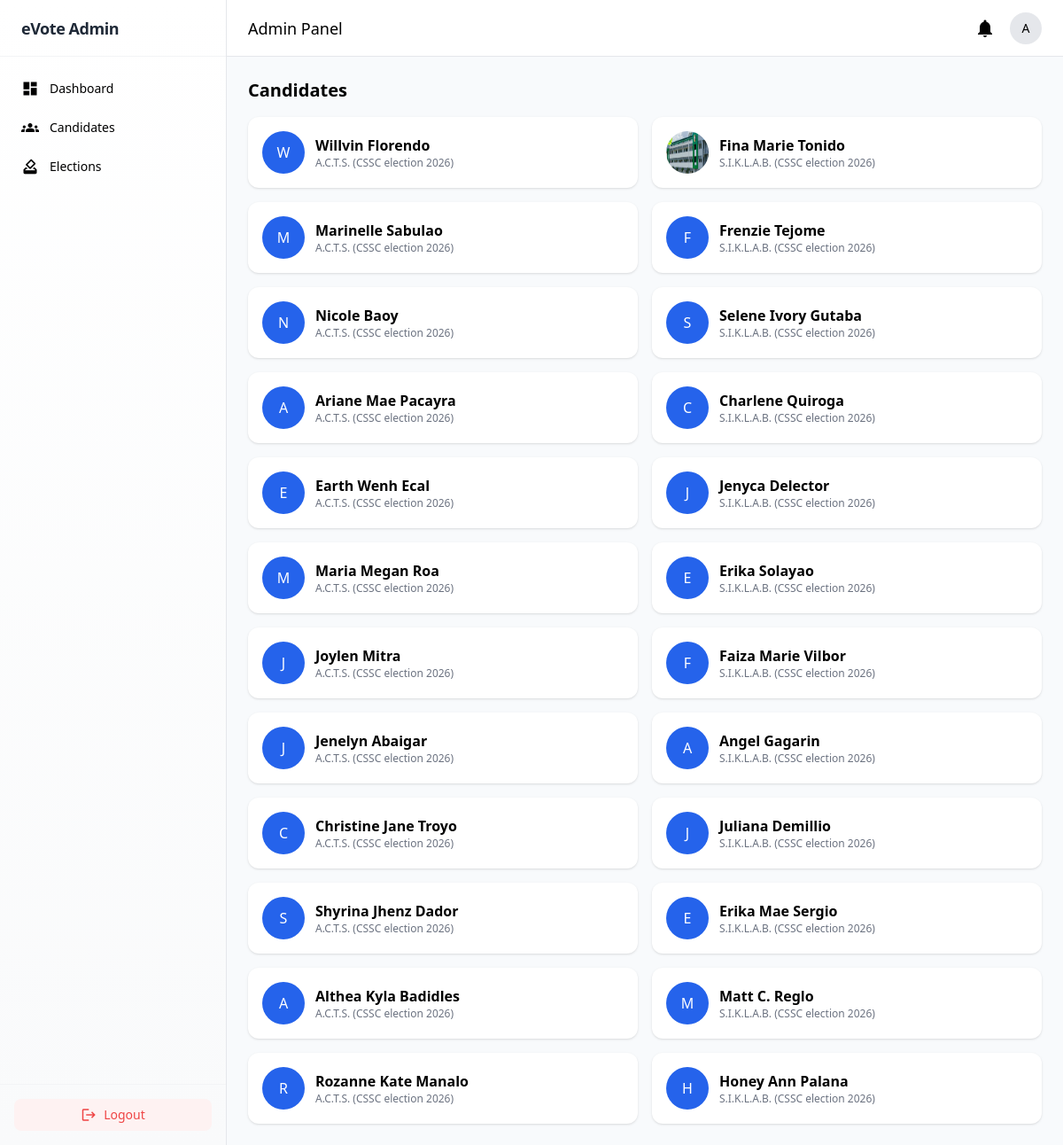
The page /admin_candidate_list/ (signed in) on the database its author committed.
### election/models.py (models this page shows, shortened)
class Candidate(models.Model):
    election = models.ForeignKey(Election, on_delete=models.CASCADE, related_name='candidates')
    position = models.ForeignKey(Position, on_delete=models.CASCADE, related_name='candidates')
    full_name = models.CharField(max_length=255)
    party = models.ForeignKey(PartyList, on_delete=models.SET_NULL, null=True, blank=True, related_name='candidates')
    photo = models.ImageField(upload_to='candidates/', blank=True, null=True)
    campaign_description = models.TextField()
    qualifications = models.TextField(blank=True)
    achievements = models.TextField(blank=True)
    eligibility = models.TextField(blank=True)
    platform = models.TextField(blank=True)
    course = models.CharField(max_length=100, blank=True, null=True)
    year_level = models.CharField(max_length=20, blank=True, null=True)
    section = models.CharField(max_length=20, blank=True, null=True)
    is_active = models.BooleanField(default=True)

class PartyList(models.Model):
    election = models.ForeignKey(Election, on_delete=models.CASCADE, related_name='parties')
    name = models.CharField(max_length=255)
    description = models.TextField(blank=True)
    logo = models.ImageField(upload_to='party_logos/', blank=True, null=True)
    slogan = models.CharField(max_length=255, blank=True)
    is_active = models.BooleanField(default=True)
    def __str__(self):
        return f"{self.name} ({self.election.title})"

class Election(models.Model):
    title = models.CharField(max_length=255)
    description = models.TextField(blank=True)
    start_datetime = models.DateTimeField()
    end_datetime = models.DateTimeField()
    is_active = models.BooleanField(default=False)
    created_at = models.DateTimeField(auto_now_add=True)

### election/views.py (the view)
# urls.py: path('admin_candidate_list/', views.admin_candidate_list, name='admin_candidate_list'),
@login_required(login_url="admin_login")
def admin_candidate_list(request):
    if not request.user.is_superuser:
        return redirect("admin_login")
    return render(
        request,
        "admins/admin_candidates.html",
        {"candidates": Candidate.objects.all()},
    )

### election/context_processors.py (called while the page is built)
def election_status(request):
    return get_election_status()

### election/utils.py (called while the page is built)
def get_election_status():
    election = Election.objects.first()
    if not election:
        return {
            "status": "none",
            "election": None
        }
    now = timezone.now()
    if election.start_datetime and now < election.start_datetime:
        return {
            "status": "upcoming",
            "election": election
        }
    if election.end_datetime and now > election.end_datetime:
        return {
            "status": "closed",
            "election": election
        }
    if election.is_active:
        return {
            "status": "active",
            "election": election
        }
    return {
        "status": "closed",
        "election": election
    }

### templates/admins/admin_candidates.html
{% extends "admins/admin_base.html" %}
{% block content %}
<h1 class="text-xl font-bold mb-4">Candidates</h1>
<div class="grid md:grid-cols-2 gap-4">
{% for c in candidates %}
<div class="bg-white p-4 rounded-xl shadow flex items-center gap-3">
    {% if c.photo %}
        <img src="{{ c.photo.url }}" class="w-12 h-12 rounded-full">
    {% else %}
        <div class="w-12 h-12 bg-blue-600 text-white flex items-center justify-center rounded-full">
            {{ c.full_name|slice:":1"|upper }}
        </div>
    {% endif %}
    <div>
        <p class="font-semibold">{{ c.full_name }}</p>
        <p class="text-xs text-gray-500">{{ c.party }}</p>
    </div>
</div>
{% endfor %}
</div>
{% endblock %}

### templates/admins/admin_base.html (style rules this page uses)
body { background: #f8fafc; }

### rows shown on the page
Candidate: full_name "W", full_name "Willvin Florendo", party "A.C.T.S. (CSSC election 2026)"
Candidate: photo (picture), full_name "Fina Marie Tonido", party "S.I.K.L.A.B. (CSSC election 2026)"
Candidate: full_name "M", full_name "Marinelle Sabulao", party "A.C.T.S. (CSSC election 2026)"
Candidate: full_name "F", full_name "Frenzie Tejome", party "S.I.K.L.A.B. (CSSC election 2026)"
Candidate: full_name "N", full_name "Nicole Baoy", party "A.C.T.S. (CSSC election 2026)"
Candidate: full_name "S", full_name "Selene Ivory Gutaba", party "S.I.K.L.A.B. (CSSC election 2026)"
Candidate: full_name "A", full_name "Ariane Mae Pacayra", party "A.C.T.S. (CSSC election 2026)"
Candidate: full_name "C", full_name "Charlene Quiroga", party "S.I.K.L.A.B. (CSSC election 2026)"
Candidate: full_name "E", full_name "Earth Wenh Ecal", party "A.C.T.S. (CSSC election 2026)"
Candidate: full_name "J", full_name "Jenyca Delector", party "S.I.K.L.A.B. (CSSC election 2026)"
Candidate: full_name "M", full_name "Maria Megan Roa", party "A.C.T.S. (CSSC election 2026)"
Candidate: full_name "E", full_name "Erika Solayao", party "S.I.K.L.A.B. (CSSC election 2026)"
Candidate: full_name "J", full_name "Joylen Mitra", party "A.C.T.S. (CSSC election 2026)"
Candidate: full_name "F", full_name "Faiza Marie Vilbor", party "S.I.K.L.A.B. (CSSC election 2026)"
Candidate: full_name "J", full_name "Jenelyn Abaigar", party "A.C.T.S. (CSSC election 2026)"
Candidate: full_name "A", full_name "Angel Gagarin", party "S.I.K.L.A.B. (CSSC election 2026)"
Candidate: full_name "C", full_name "Christine Jane Troyo", party "A.C.T.S. (CSSC election 2026)"
Candidate: full_name "J", full_name "Juliana Demillio", party "S.I.K.L.A.B. (CSSC election 2026)"
Candidate: full_name "S", full_name "Shyrina Jhenz Dador", party "A.C.T.S. (CSSC election 2026)"
Candidate: full_name "E", full_name "Erika Mae Sergio", party "S.I.K.L.A.B. (CSSC election 2026)"
Candidate: full_name "A", full_name "Althea Kyla Badidles", party "A.C.T.S. (CSSC election 2026)"
Candidate: full_name "M", full_name "Matt C. Reglo", party "S.I.K.L.A.B. (CSSC election 2026)"
Candidate: full_name "R", full_name "Rozanne Kate Manalo", party "A.C.T.S. (CSSC election 2026)"
Candidate: full_name "H", full_name "Honey Ann Palana", party "S.I.K.L.A.B. (CSSC election 2026)"
